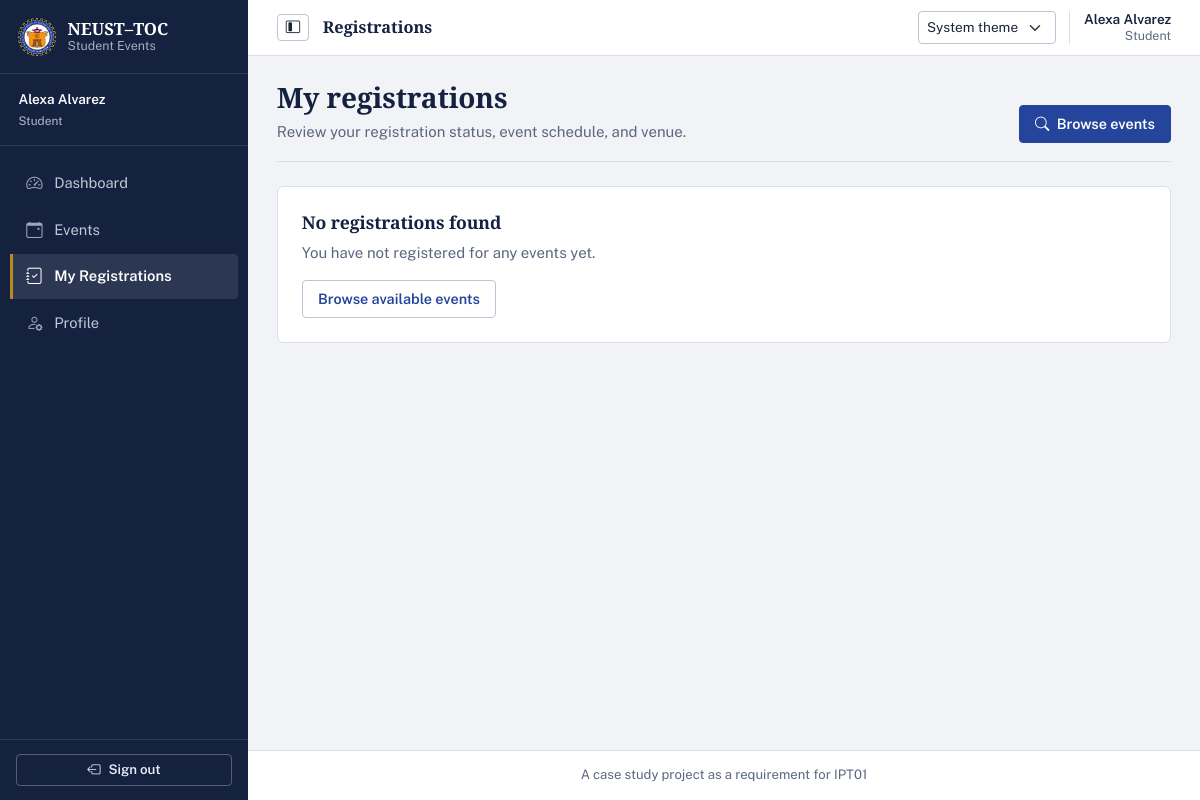
Before: /student/registrations (signed in) with the older database file.
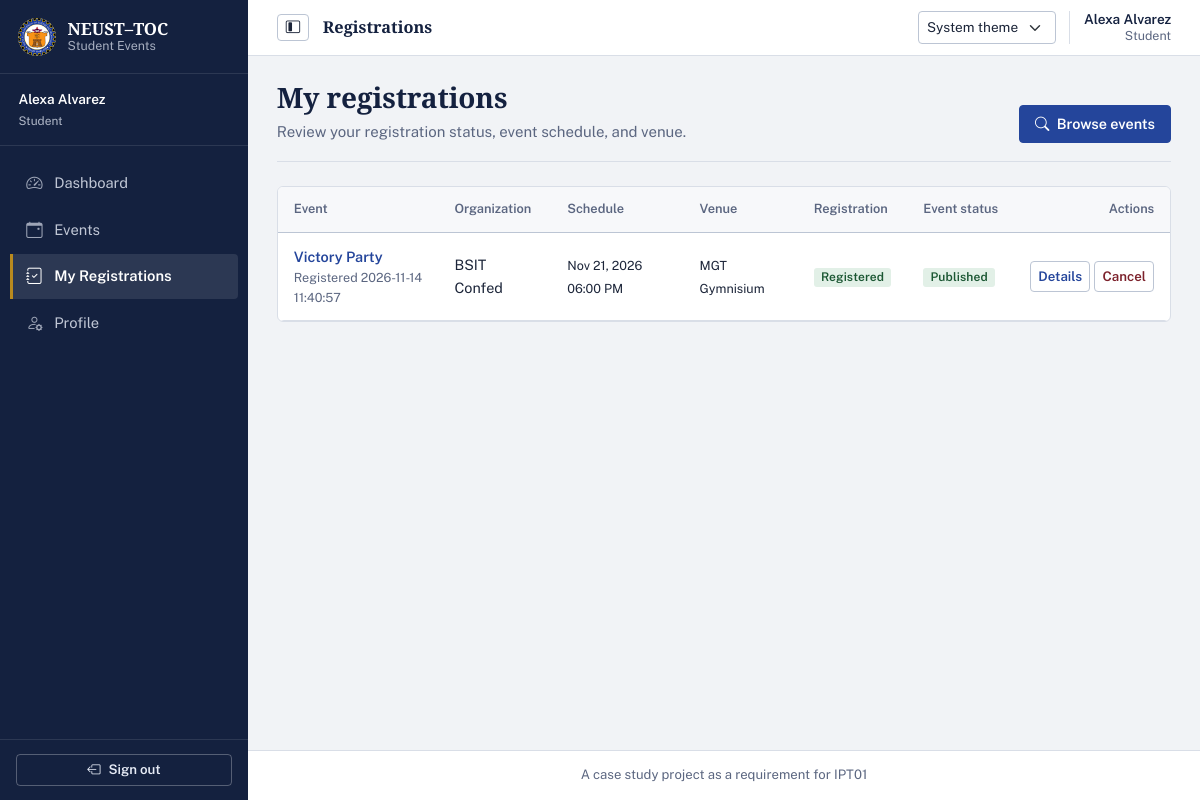
After: the same page with the newer database file.
### tables this page shows
CREATE TABLE registrations (
    registration_id INTEGER PRIMARY KEY AUTOINCREMENT,
    event_id INTEGER NOT NULL,
    user_id INTEGER NOT NULL,
    registered_at TEXT NOT NULL DEFAULT (strftime('%Y-%m-%d %H:%M:%S', 'now', 'localtime')),
    status TEXT NOT NULL DEFAULT 'registered' CHECK(status IN ('registered', 'cancelled')),
    UNIQUE(event_id, user_id),
    FOREIGN KEY (event_id) REFERENCES events(event_id) ON DELETE RESTRICT,
    FOREIGN KEY (user_id) REFERENCES users(user_id) ON DELETE RESTRICT
);

CREATE TABLE events (
    event_id INTEGER PRIMARY KEY AUTOINCREMENT,
    organization_id INTEGER NOT NULL,
    created_by INTEGER NOT NULL,
    title TEXT NOT NULL,
    description TEXT NOT NULL,
    venue TEXT NOT NULL,
    start_at TEXT NOT NULL,
    end_at TEXT,
    registration_deadline TEXT NOT NULL,
    capacity INTEGER NOT NULL CHECK(capacity > 0),
    status TEXT NOT NULL DEFAULT 'draft' CHECK(status IN ('draft', 'published', 'cancelled', 'completed')),
    created_at TEXT NOT NULL DEFAULT (strftime('%Y-%m-%d %H:%M:%S', 'now', 'localtime')),
    updated_at TEXT,
    FOREIGN KEY (organization_id) REFERENCES organizations(organization_id) ON DELETE RESTRICT,
    FOREIGN KEY (created_by) REFERENCES users(user_id) ON DELETE RESTRICT
);

CREATE TABLE organizations (
    organization_id INTEGER PRIMARY KEY AUTOINCREMENT,
    name TEXT NOT NULL UNIQUE,
    description TEXT,
    contact_email TEXT,
    is_active INTEGER NOT NULL DEFAULT 1 CHECK(is_active IN (0, 1)),
    created_at TEXT NOT NULL DEFAULT (strftime('%Y-%m-%d %H:%M:%S', 'now', 'localtime'))
);

### student_routes.py (the view)
@student_bp.route('/registrations')
@student_required
def registrations():
    db = get_db()
    page = request.args.get('page', 1, type=int)
    per_page = 20
    orgs = auth_service.get_user_organizations(db, session['user_id'])
    organization_ids = [org['organization_id'] for org in orgs]
    regs, total = registration_service.get_user_registrations_paginated(
        db, session['user_id'], organization_ids,
        page=page, per_page=per_page
    )
    total_pages = (total + per_page - 1) // per_page if total > 0 else 1
    return render_template(
        'student/my_registrations.html',
        registrations=regs,
        page=page,
        total_pages=total_pages,
        total=total
    )

### db.py (called while the page is built)
def get_db():
    if 'db' not in g:
        db_path = current_app.config.get('DATABASE', Config.DATABASE)
        g.db = sqlite3.connect(db_path)
        g.db.row_factory = sqlite3.Row
        g.db.execute('PRAGMA foreign_keys = ON')
    return g.db

### services/auth_service.py (called while the page is built)
def get_user_by_id(db, user_id):
    return db.execute('SELECT * FROM users WHERE user_id = ?', (user_id,)).fetchone()

def get_user_organizations(db, user_id):
    return db.execute(
        '''SELECT o.*, om.member_role
           FROM organizations o
           JOIN organization_members om ON o.organization_id = om.organization_id
           WHERE om.user_id = ? AND o.is_active = 1
           ORDER BY o.name''',
        (user_id,)
    ).fetchall()

### services/event_service.py (called while the page is built)
def complete_expired_published_events(db, now=None):
    now = now or datetime.now()
    now_str = now.strftime('%Y-%m-%d %H:%M:%S')
    cursor = db.execute(
        '''UPDATE events
           SET status = 'completed', updated_at = ?
           WHERE status = 'published'
             AND NULLIF(end_at, '') IS NOT NULL
             AND end_at <= ?''',
        (now_str, now_str)
    )
    completed_count = cursor.rowcount
    db.commit()
    return completed_count

### templates/student/my_registrations.html (shortened to what this page needs)
{% extends "base.html" %}
{% block content %}
<header class="page-heading">
    <div>
        <h1>My registrations</h1>
        <p>Review your registration status, event schedule, and venue.</p>
    </div>
    <a href="{{ url_for('student.events') }}" class="btn btn-primary">
        <i class="bi bi-search me-1" aria-hidden="true"></i> Browse events
    </a>
</header>
<section class="card data-table-card">
    {% if registrations %}
    <div class="table-responsive">
        <table class="table table-hover align-middle">
            <thead><tr><th>Event</th><th>Organization</th><th>Schedule</th><th>Venue</th><th>Registration</th><th>Event status</th><th class="text-end">Actions</th></tr></thead>
            <tbody>
            {% for r in registrations %}
            <tr>
                <td>
                    <a href="{{ url_for('student.event_detail', event_id=r.event_id) }}" class="fw-semibold text-decoration-none">{{ r.event_title }}</a>
                    <small class="text-muted d-block">Registered {{ r.registered_at }}</small>
                </td>
                <td>{{ r.organization_name }}</td>
                <td><small>{{ r.event_start|datetimeformat }}</small></td>
                <td><small>{{ r.venue }}</small></td>
                <td>
                    {% if r.status == 'registered' %}<span class="badge bg-success">Registered</span>
                    {% else %}<span class="badge bg-secondary">Cancelled</span>{% endif %}
                </td>
                <td>
                    {% if r.event_status == 'published' %}<span class="badge bg-success">Published</span>
                    {% elif r.event_status == 'completed' %}<span class="badge bg-info">Completed</span>
                    {% elif r.event_status == 'cancelled' %}<span class="badge bg-danger">Cancelled</span>
                    {% else %}<span class="badge bg-secondary">Draft</span>{% endif %}
                </td>
                <td>
                    <div class="table-actions">
                        <a href="{{ url_for('student.event_detail', event_id=r.event_id) }}" class="btn btn-sm btn-outline-primary" aria-label="View {{ r.event_title }}">Details</a>
                        {% if r.status == 'registered' and r.event_status == 'published' %}
                        <form method="POST" action="{{ url_for('student.registration_cancel', registration_id=r.registration_id) }}">
                            <button type="submit" class="btn btn-sm btn-outline-danger"
                                    data-confirm="Are you sure you want to cancel your registration for {{ r.event_title }}?">
                                Cancel
                            </button>
                        </form>
                        {% endif %}
                    </div>
                </td>
            </tr>
            {% endfor %}
            </tbody>
        </table>
    </div>
    {% else %}
    <div class="p-4">
        <h2 class="h4">No registrations found</h2>
        <p class="text-muted">You have not registered for any events yet.</p>
        <a href="{{ url_for('student.events') }}" class="btn btn-outline-primary">Browse available events</a>
    </div>
    {% endif %}
</section>
{% endblock %}

Changed rows visible on the page:
added registrations: event_title "Victory Party", registered_at "2026-11-14 11:40:57", organization_name "BSIT Confed", event_start "Nov 21, 2026 06:00 PM", venue "MGT Gymnisium", status "Registered"
Other visible differences:
text no longer shown: "No registrations found You have not registered for any events yet. Browse available events"
text now shown: "Event Organization Schedule Venue Registration Event status Actions"
